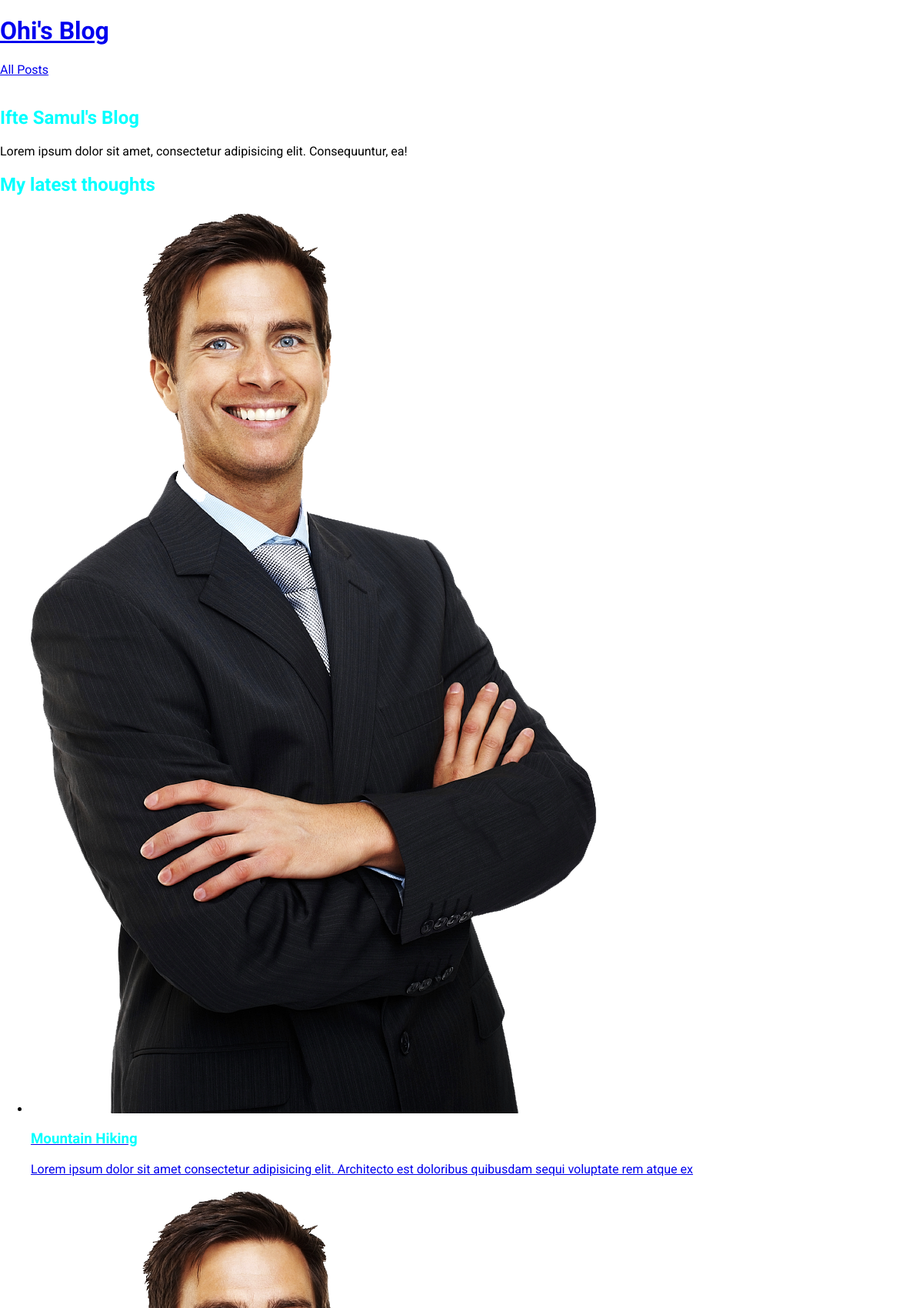
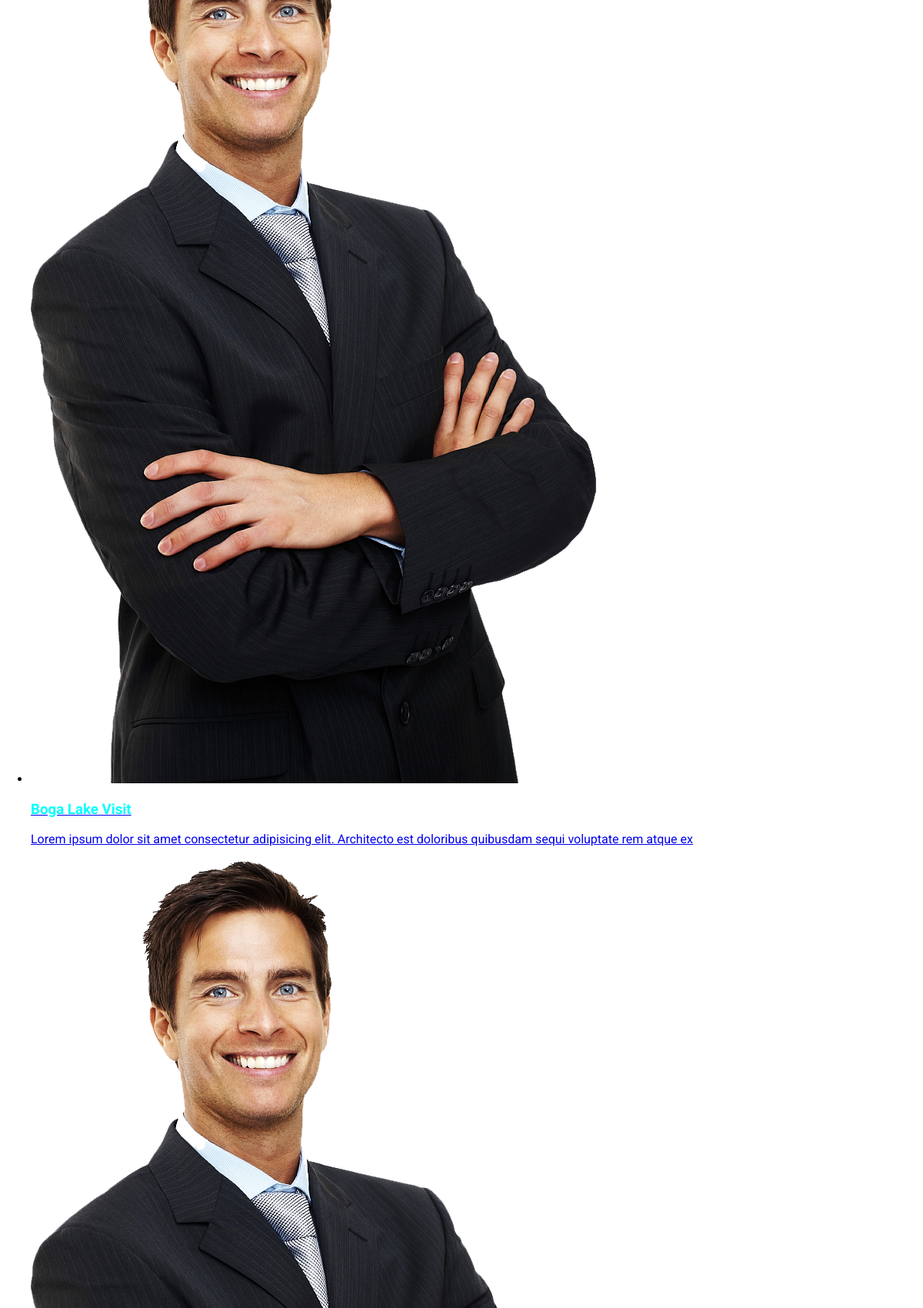
The page / (upper part) on the database its author committed (2 pictures, top to bottom).
### blog/models.py (models this page shows)
class Post(models.Model):
    title = models.CharField(max_length=100)
    excerpt = models.CharField(max_length=200)
    image_name= models.CharField(max_length=100)
    date = models.DateField(auto_now=True)
    slug = models.SlugField(unique=True,db_index=True)
    content = models.TextField(validators=[MinLengthValidator(50),MaxLengthValidator(2000)])
    author = models.ForeignKey(Author,on_delete=models.SET_NULL,null = True,related_name="posts")
    tag = models.ManyToManyField(Tag)

### blog/views.py (the view)
# urls.py: path("",views.index, name="index-page"),
def index(request):
    latest_posts = Post.objects.all().order_by('-date')[:3]
    return render(request,"blog/index.html",{
        "posts":latest_posts
    })

### blog/templates/blog/index.html (shortened to what this page needs)
{% extends 'base.html' %}
{% load static %}
{% block css_files %}
<link rel="stylesheet" href="{% static 'blog/index.css' %}">
{% endblock css_files %}
{% block content %}
<section id="welcome">
    <header>
        <h2>Ifte Samul's Blog</h2>
    </header>
    <p>Lorem ipsum dolor sit amet, consectetur adipisicing elit. Consequuntur, ea!</p>
</section>
<section id="latest-post">
    <h2>My latest thoughts</h2>
    <ul>
    {% for post in posts %}
        {% include "blog/includes/post.html" %}
    {% endfor %}
    </ul>
</section>
{% endblock content %}

### blog/templates/blog/includes/post.html
{% load static %}
<li>
            <article class="post">
                <a href="{% url 'post-details-page' post.slug %}">
                    <img src="{% static 'blog/images/'|add:post.image_name %}" alt="">
                    <div class="post_content">
                        <h3>{{post.title}}</h3>
                        <p>{{post.excerpt}}</p>
                    </div>
                </a>
            </article>
        </li>

### static/app.css (style rules this page uses)
html { font-family: 'Roboto', sans-serif; }
body { margin: 0; }

### blog/static/blog/index.css (style rules this page uses)
h1,h2,h3 { color:aqua; }

### rows shown on the page
Post: image_name (placeholder picture), title "Mountain Hiking", excerpt "Lorem ipsum dolor sit amet consectetur adipisicing elit. Architecto est doloribus quibusdam sequi voluptate rem atque ex"
Post: image_name (placeholder picture), title "Boga Lake Visit", excerpt "Lorem ipsum dolor sit amet consectetur adipisicing elit. Architecto est doloribus quibusdam sequi voluptate rem atque ex"
Post: image_name (placeholder picture)
